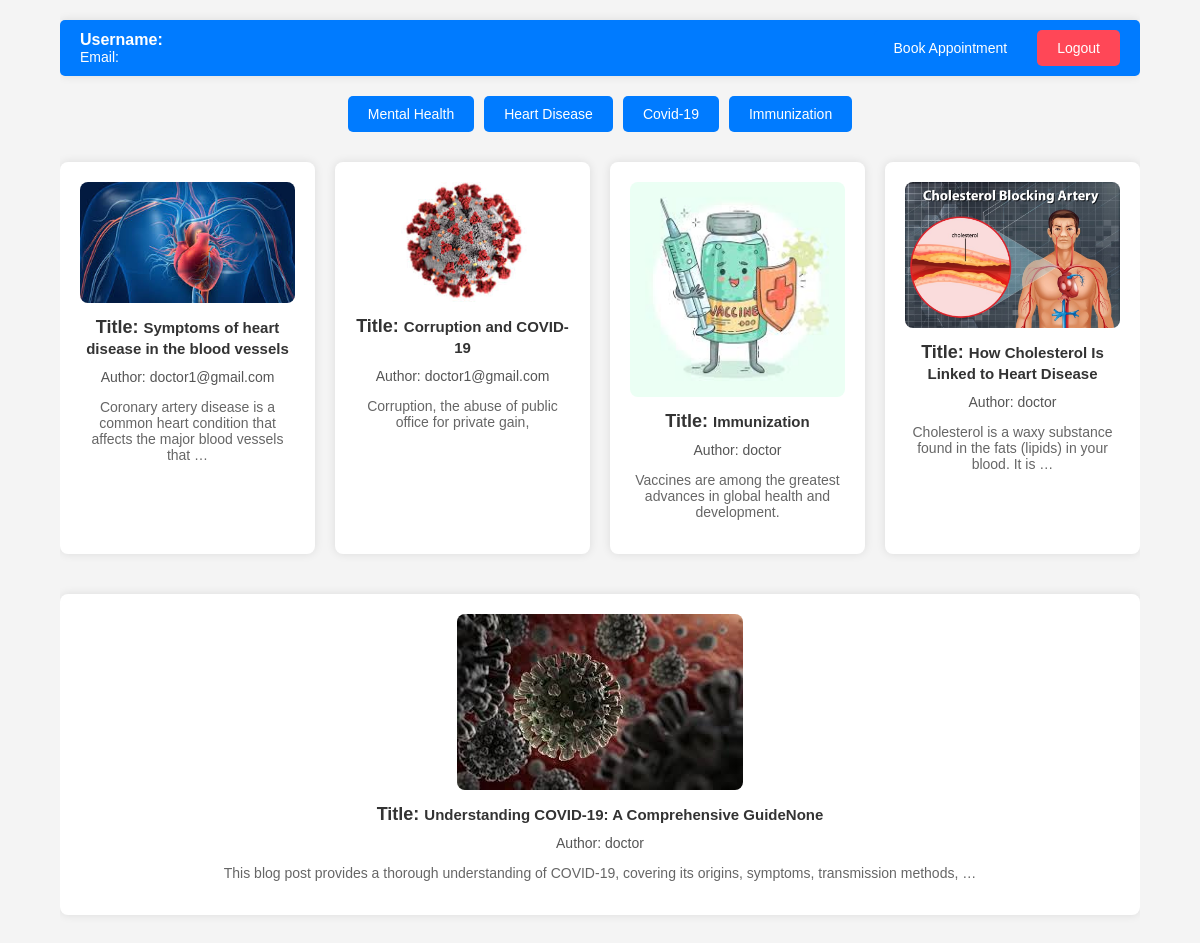
The app's page /PatientDashboard/ with its own data.
### BlogPost/models.py (models this page shows, shortened)
class BlogPost(models.Model):
    CATEGORY_CHOICES = (
        ('Mental Health', 'Mental Health'),
        ('Heart Disease', 'Heart Disease'),
        ('Covid-19', 'Covid-19'),
        ('Immunization', 'Immunization'),
    )
    title = models.CharField(max_length=255)
    image = models.ImageField()
    image = models.ImageField(upload_to='blog_images/')
    category = models.CharField(max_length=50, choices=CATEGORY_CHOICES)
    summary = models.TextField()
    content = models.TextField()
    author = models.ForeignKey(User, on_delete=models.CASCADE)
    is_draft = models.BooleanField(default=False)
    created_at = models.DateTimeField(auto_now_add=True)

### accounts/models.py (models this page shows, shortened)
class User(AbstractBaseUser,PermissionsMixin):
    DOCTOR = 1
    PATIENT = 2
    ROLE_CHOICE = (
        (DOCTOR,'Doctor'),
        (PATIENT,'Patient'),
    )
    first_name = models.CharField(max_length=50)
    last_name = models.CharField(max_length=50)
    username = models.CharField(max_length=50,unique=True)
    email = models.EmailField(max_length=100,unique=True)
    phone_number = models.CharField(max_length=12,blank=True)
    role = models.PositiveSmallIntegerField(choices=ROLE_CHOICE,blank=True,null=True)
    address = models.CharField(max_length=250,blank=True,null=True)
    country = models.CharField(max_length=15,blank=True,null=True)
    state = models.CharField(max_length=15,blank=True,null=True)
    city = models.CharField(max_length=15,blank=True,null=True)
    pin_code = models.CharField(max_length=6,blank=True,null=True)
    date_joined = models.DateTimeField(auto_now_add=True)
    last_login = models.DateTimeField(auto_now_add=True)
    create_date = models.DateTimeField(auto_now_add=True)
    modified_date = models.DateTimeField(auto_now_add=True)
    is_admin = models.BooleanField(default=False)
    is_staff = models.BooleanField(default=False)
    is_active = models.BooleanField(default=False)
    is_superadmin = models.BooleanField(default=False)
    groups = models.ManyToManyField(
        'auth.Group',
        related_name='custom_user_set',  # Custom related_name
        blank=True,
        help_text=('The groups this user belongs to. A user will get all permissions granted to each of their groups.'),
        verbose_name=('groups'),
    )
    user_permissions = models.ManyToManyField(
        'auth.Permission',
        related_name='custom_user_set',  # Custom related_name
        blank=True,
        help_text=('Specific permissions for this user.'),
        verbose_name=('user permissions'),
    )
    USERNAME_FIELD = 'email'
    REQUIRED_FIELDS = ['username','first_name','last_name']
    objects = UserManager()

### accounts/views.py (the view)
# urls.py: path('PatientDashboard/',views.PatientDashboard,name="PatientDashboard"),
def PatientDashboard(request):
    all_post = BlogPost.objects.all()
    doctors = User.objects.filter(role=User.DOCTOR)
    print(doctors[0].username)
    context = {
        'all_post':all_post,
    }
    return render(request,'PatientDashboard.html',context)

### templates/PatientDashboard.html (shortened to what this page needs)
<!DOCTYPE html>
<html lang="en">
<head>
</head>
<body>
    <div class="container">
        <div class="user-info">
            <div>
                <div class="username">Username: {{ user.username }}</div>
                <div class="user-email">Email: {{ user.email }}</div>
            </div>
            <div class="nav-buttons">
                <a href="{% url 'doctor_list' %}" class="nav-button">Book Appointment</a>
                <a href="{% url 'logout' %}" class="logout-button">Logout</a>
            </div>
        </div>
        <div class="filter-bar">
            <button class="filter-button" onclick="filterPosts('Mental Health')">Mental Health</button>
            <button class="filter-button" onclick="filterPosts('Heart Disease')">Heart Disease</button>
            <button class="filter-button" onclick="filterPosts('Covid-19')">Covid-19</button>
            <button class="filter-button" onclick="filterPosts('Immunization')">Immunization</button>
        </div>
        <div class="row" id="postContainer">
            {% for post in all_post %}
            <a href="{% url 'blog_post_detail' post.id %}" class="blog-post" data-category="{{ post.category }}">
                <img src="{{ post.image.url }}" alt="Blog Image">
                <h2><b>Title:</b> <small>{{ post.title }}</small></h2>
                <div class="author">Author: {{ post.author.username }}</div>
                <p>{{ post.summary|truncatewords:15 }}</p>
            </a>
            {% endfor %}
        </div>
    </div>
</body>
</html>

### templates/PatientDashboard.html (style rules this page uses)
body { font-family: Arial, sans-serif; background-color: #f4f4f4; margin: 0; padding: 0; }
.container { width: 90%; margin: auto; overflow: hidden; position: relative; }
.user-info { display: flex; justify-content: space-between; align-items: center; background-color: #007BFF; padding: 10px 20px; border-radius: 5px; color: #fff; margin-top: 20px; box-shadow: 0 0 10px rgba(0, 0, 0, 0.1); }
.user-info .username { font-size: 16px; font-weight: bold; }
.user-info .user-email { font-size: 14px; }
.user-info .nav-buttons { display: flex; gap: 10px; }
.nav-button { padding: 10px 20px; background-color: #007BFF; color: #fff; border: none; border-radius: 5px; cursor: pointer; font-size: 14px; text-decoration: none; transition: background-color 0.3s, box-shadow 0.3s; }
.logout-button { padding: 10px 20px; background-color: #ff4757; color: #fff; border: none; border-radius: 5px; cursor: pointer; font-size: 14px; text-decoration: none; transition: background-color 0.3s, box-shadow 0.3s; }
.filter-bar { display: flex; justify-content: center; gap: 10px; margin: 20px 0; }
.filter-button { padding: 10px 20px; background-color: #007BFF; color: #fff; border: none; border-radius: 5px; cursor: pointer; font-size: 14px; transition: background-color 0.3s, box-shadow 0.3s; }
.row { display: flex; flex-wrap: wrap; gap: 20px; margin-bottom: 20px; }
.blog-post { background: #fff; padding: 20px; border-radius: 8px; box-shadow: 0 0 10px rgba(0, 0, 0, 0.1); text-align: center; flex: 1 1 calc(25% - 20px); box-sizing: border-box; margin: 10px 0; text-decoration: none; color: inherit; transition: transform 0.3s, box-shadow 0.3s, background-color 0.3s; }
.blog-post img { max-width: 100%; height: auto; border-radius: 8px; }
.blog-post h2 { font-size: 18px; margin: 10px 0; color: #333; }
.blog-post .author { font-size: 14px; color: #555; margin: 5px 0; }
.blog-post p { font-size: 14px; color: #666; }

### records on screen
BlogPost: image (picture), title "Symptoms of heart disease in the blood vessels", author.username "doctor1@gmail.com", summary "Coronary artery disease is a common heart condition that affects the major blood vessels that …"
BlogPost: image (picture), title "Corruption and COVID-19", author.username "doctor1@gmail.com", summary "Corruption, the abuse of public office for private gain,"
BlogPost: image (picture), title "Immunization", author.username "doctor", summary "Vaccines are among the greatest advances in global health and development."
BlogPost: image (picture), title "How Cholesterol Is Linked to Heart Disease", author.username "doctor", summary "Cholesterol is a waxy substance found in the fats (lipids) in your blood. It is …"
BlogPost: image (picture), title "Understanding COVID-19: A Comprehensive GuideNone", author.username "doctor", summary "This blog post provides a thorough understanding of COVID-19, covering its origins, symptoms, transmission methods, …"
